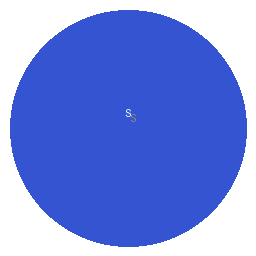

The script that saved this image:
"""
Generate a simple application icon for the Sales Management System
and save it to assets/icon.png
"""
from PIL import Image, ImageDraw, ImageFont
import os

def create_icon():
    # Create a 256x256 icon
    img_size = 256
    icon = Image.new('RGBA', (img_size, img_size), color=(0, 0, 0, 0))
    draw = ImageDraw.Draw(icon)
    
    # Background circle
    circle_margin = 10
    circle_diameter = img_size - (circle_margin * 2)
    circle_position = (circle_margin, circle_margin, img_size - circle_margin, img_size - circle_margin)
    
    # Draw blue circle background
    draw.ellipse(circle_position, fill="#3454D1")
    
    # Draw letter "S" in white
    try:
        # Try to load a font - Arial on Windows, DejaVuSans on Linux
        font_name = "Arial.ttf" if os.name == 'nt' else "DejaVuSans.ttf"
        try:
            font = ImageFont.truetype(font_name, 150)
        except IOError:
            # Fallback to default font
            font = ImageFont.load_default()
            
        # Position the text in the center - using updated method
        text = "S"
        left, top, right, bottom = font.getbbox(text)
        w, h = right - left, bottom - top
        position = ((img_size - w) // 2 - left, (img_size - h) // 2 - top - 15)  # Slight adjustment
        
        # Draw shadow
        shadow_pos = (position[0] + 5, position[1] + 5)
        draw.text(shadow_pos, text, fill=(0, 0, 0, 100), font=font)
        
        # Draw text
        draw.text(position, text, fill="white", font=font)
    except Exception as e:
        # Fallback if font operations fail
        print(f"Error with font: {e}")
        # Draw a simple rectangle
        margin = 60
        draw.rectangle([margin, margin, img_size - margin, img_size - margin], 
                      fill="#FFFFFF", outline="#FFFFFF", width=5)
        
    # Save the icon
    icon_path = os.path.join(os.path.dirname(__file__), "icon.png")
    icon.save(icon_path)
    print(f"Icon saved to {icon_path}")
    return icon_path

if __name__ == "__main__":
    create_icon() 